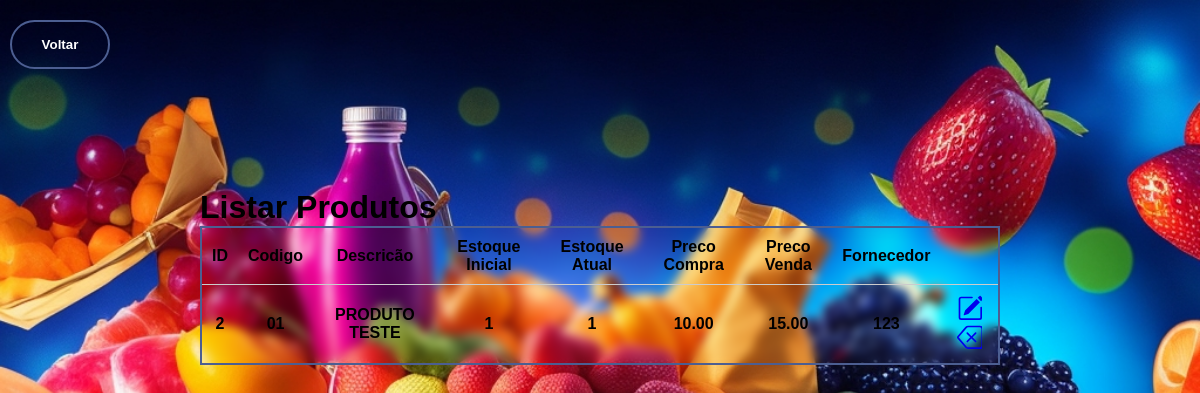
Page /admin/listar-produtos.php (signed in) on the committed database.
### tables this page shows
CREATE TABLE `produtos` (
  `id_produto` int(20) NOT NULL,
  `codigo` varchar(50) NOT NULL,
  `descricao` varchar(255) NOT NULL,
  `estoqueInicial` int(11) NOT NULL,
  `estoqueAtual` int(11) NOT NULL,
  `precoCompra` decimal(10,2) NOT NULL,
  `precoVenda` decimal(10,2) NOT NULL,
  `id_fornecedor` int(20) NOT NULL
);

### admin/listar-produtos.php (the view, shortened to what this page needs)
<?php
  include_once('conexao.php');
  $sql = "SELECT * FROM produtos ORDER BY id_produto ASC";
  $result = $mysqli->query($sql);
?>
<!DOCTYPE html>
<html>
<head>
</head>
<body>
  <form action="home.php">
    <div class="back-background">
      <Button type="submit">Voltar</Button>
    </div>
  </form>
  <div class="container">
    <h1>Listar Produtos</h1>
    <table class="tbl">
      <thead>
        <tr>
          <th>ID</th>
          <th>Codigo</th>
          <th>Descricão</th>
          <th>Estoque Inicial</th>
          <th>Estoque Atual</th>
          <th>Preco Compra</th>
          <th>Preco Venda</th>
          <th>Fornecedor</th>
          <th>          </th>
        </tr>
      </thead>
      <tbody>
        <?php
          while($user_data = mysqli_fetch_assoc($result))
          {
            echo "<tr>";
            echo "<td>".$user_data['id_produto']."</td>";
            echo "<td>".$user_data['codigo']."</td>";
            echo "<td>".$user_data['descricao']."</td>";
            echo "<td>".$user_data['estoqueInicial']."</td>";
            echo "<td>".$user_data['estoqueAtual']."</td>";
            echo "<td>".$user_data['precoCompra']."</td>";
            echo "<td>".$user_data['precoVenda']."</td>";
            echo "<td>".$user_data['id_fornecedor']."</td>";
            echo "<td>
              <a class='btn btn-sm' href='produtos-editar.php?id_produto=$user_data[id_produto]'>
              <svg xmlns='http://www.w3.org/2000/svg' width='25' height='25' fill='currentColor' class='bi bi-pencil-square' viewBox='0 0 15 15'>
              <path d='M15.502 1.94a.5.5 0 0 1 0 .706L14.459 3.69l-2-2L13.502.646a.5.5 0 0 1 .707 0l1.293 1.293zm-1.75 2.456-2-2L4.939 9.21a.5.5 0 0 0-.121.196l-.805 2.414a.25.25 0 0 0 .316.316l2.414-.805a.5.5 0 0 0 .196-.12l6.813-6.814z'/>
              <path fill-rule='evenodd' d='M1 13.5A1.5 1.5 0 0 0 2.5 15h11a1.5 1.5 0 0 0 1.5-1.5v-6a.5.5 0 0 0-1 0v6a.5.5 0 0 1-.5.5h-11a.5.5 0 0 1-.5-.5v-11a.5.5 0 0 1 .5-.5H9a.5.5 0 0 0 0-1H2.5A1.5 1.5 0 0 0 1 2.5v11z'/>
              </svg>
              </a>
              <a class='btn btn-sm' href='deleteprod.php?id_produto=$user_data[id_produto]'>
              <svg xmlns='http://www.w3.org/2000/svg' width='25' height='25' fill='currentColor' class='bi bi-backspace' viewBox='0 0 15 15'>
              <path d='M5.83 5.146a.5.5 0 0 0 0 .708L7.975 8l-2.147 2.146a.5.5 0 0 0 .707.708l2.147-2.147 2.146 2.147a.5.5 0 0 0 .707-.708L9.39 8l2.146-2.146a.5.5 0 0 0-.707-.708L8.683 7.293 6.536 5.146a.5.5 0 0 0-.707 0z'/>
              <path d='M13.683 1a2 2 0 0 1 2 2v10a2 2 0 0 1-2 2h-7.08a2 2 0 0 1-1.519-.698L.241 8.65a1 1 0 0 1 0-1.302L5.084 1.7A2 2 0 0 1 6.603 1h7.08zm-7.08 1a1 1 0 0 0-.76.35L1 8l4.844 5.65a1 1 0 0 0 .759.35h7.08a1 1 0 0 0 1-1V3a1 1 0 0 0-1-1h-7.08z'/>
              </svg>
              </a>
            </td>";
            echo "</tr>";
          }
        ?>
      </tbody>
    </table>
  </div>
</body>
</html>

### admin/listar-produtos.php (style rules this page uses)
* { margin: 0px; padding: 0px; }
body { font-family: Arial, sans-serif; padding: 0; background: url(../front/img/bcklstprd.jpg)no-repeat; background-size: cover; }
.tbl { border: 2px solid #4c5e91; backdrop-filter: blur(5px); }
.container { width: 800px; margin: 100px auto; }
h1 { text-align: start; font-weight: bold; color: #000; }
table { color: #000; font-weight: bolder; width: 100%; border-collapse: collapse; align-items: center; }
th, td { padding: 10px; text-align: center; border-bottom: 1px solid #ccc; }
button { width: 100px; padding: 15px 0; text-align: center; margin: 20px 10px; border-radius: 25px; font-weight: bold; border: 2px solid #4c5e91; background: transparent; color: #fff; cursor: pointer; overflow: hidden; }

### rows in the picture
produtos: id_produto "2", codigo "01", descricao "PRODUTO TESTE", estoqueInicial "1", estoqueAtual "1", precoCompra "10.00", precoVenda "15.00", id_fornecedor "123"
